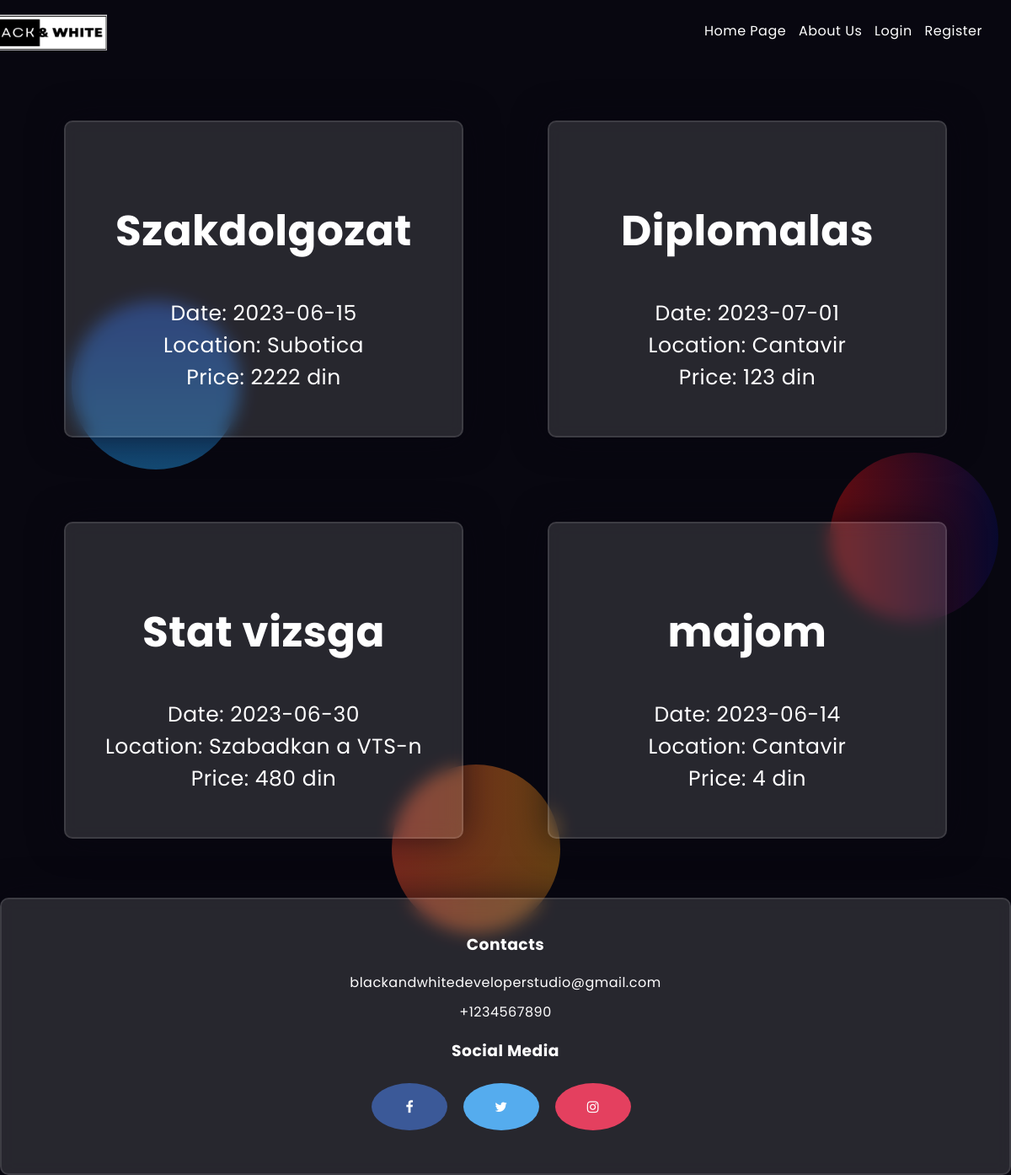
The page /user_home.php on the database as committed earlier.
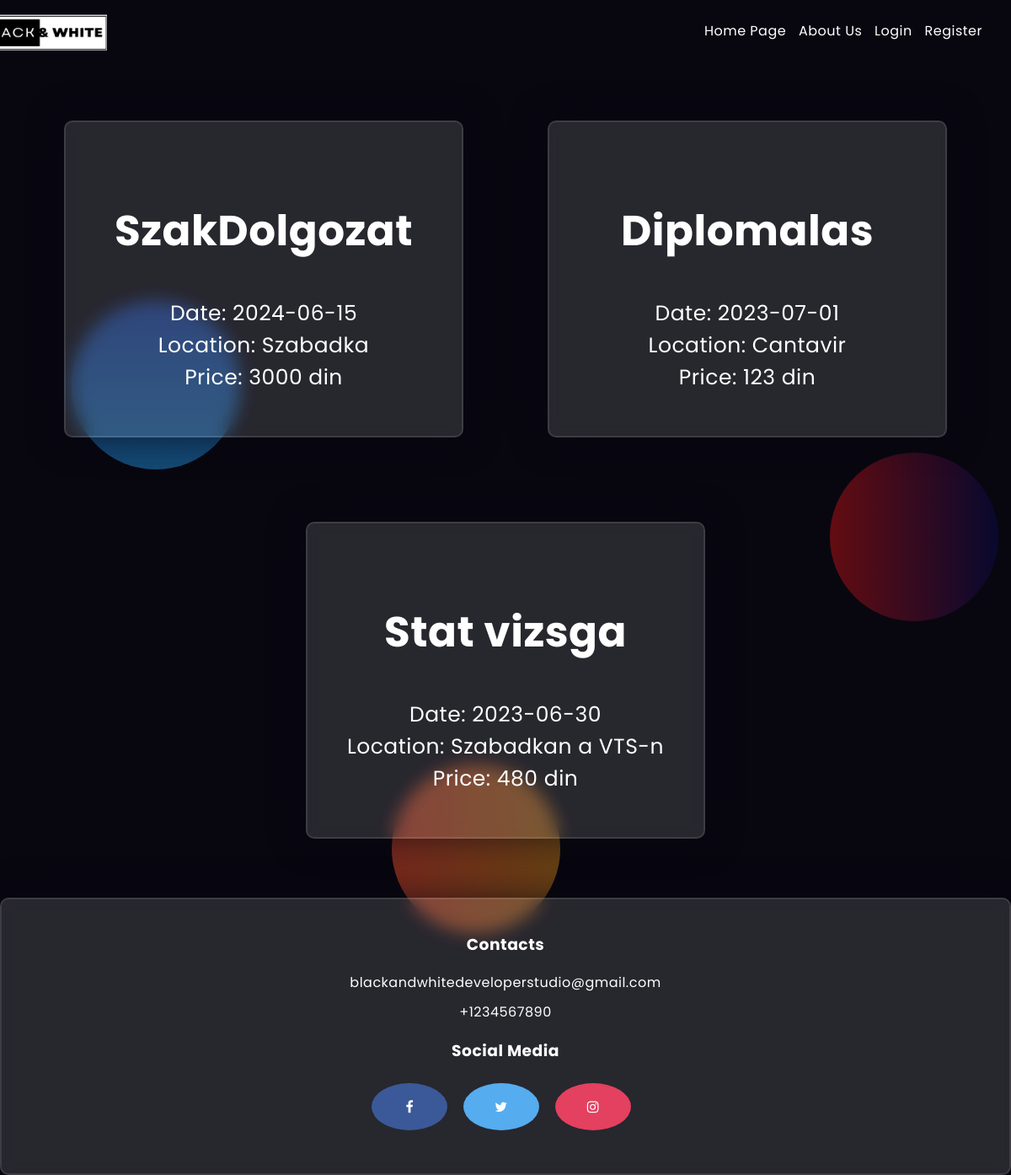
The same page on the database as committed later.
### tables this page shows
CREATE TABLE `events` (
  `event_id` int(11) NOT NULL,
  `event_name` varchar(255) NOT NULL,
  `event_date` date NOT NULL,
  `event_location` varchar(255) NOT NULL,
  `event_price` int(11) NOT NULL,
  `user_id` int(11) NOT NULL
);

### user_home.php (the view, shortened to what this page needs)
<!DOCTYPE html>
<html>
<head>
	<link rel="stylesheet" type="text/css" href="CSS/style.css">
    <link rel="stylesheet" href="https://cdnjs.cloudflare.com/ajax/libs/font-awesome/5.15.4/css/all.min.css">
	<link rel="stylesheet" href="https://cdnjs.cloudflare.com/ajax/libs/font-awesome/4.7.0/css/font-awesome.min.css">
</head>
<body>
<?php
if (isset($_SESSION['admin_loggedin']) && $_SESSION['admin_loggedin'] === true) {
	include 'adminheader.php';
}
elseif (isset($_SESSION['loggedin']) && $_SESSION['loggedin'] === true) {
	$user_name = $_SESSION['user_name'];
	include 'userheader.php';
	echo '<h1>Welcome,  ' . $user_name . '!</h1>';
}
else{
	include 'header.php';
}
?>
	<div class="background">
        <div class="shape"></div>
		<div class="shape"></div>
        <div class="shape"></div>
    </div>
	<main >
	<div class="eventdiv">
	<?php
	include ("db_config.php");
	$sql = "SELECT * FROM events";
	$result = $connection->query($sql);
	if ($result->num_rows > 0) {
		while ($row = $result->fetch_assoc()) {
			echo "<div class='events'><h2>" . $row["event_name"] . "</h2>";
			echo "" . "Date: " . $row["event_date"] . " <br> Location: " . $row["event_location"] . " <br> Price: " . $row["event_price"] . " din</div>";
		}
	} else {
		echo "<div class='events'>There are no events.</div>";
	}
	?>
</div>
</main>
</body>
</html>
<?php
include 'footer.php';
?>

Rows that differ between the two databases and show on the page:
removed events: event_name "majom", event_date "2023-06-14", event_location "Cantavir", event_price "4"
changed events: event_name "Szakdolgozat" → "SzakDolgozat"; event_date "2023-06-15" → "2024-06-15"; event_location "Subotica" → "Szabadka"; event_price "2222" → "3000"
